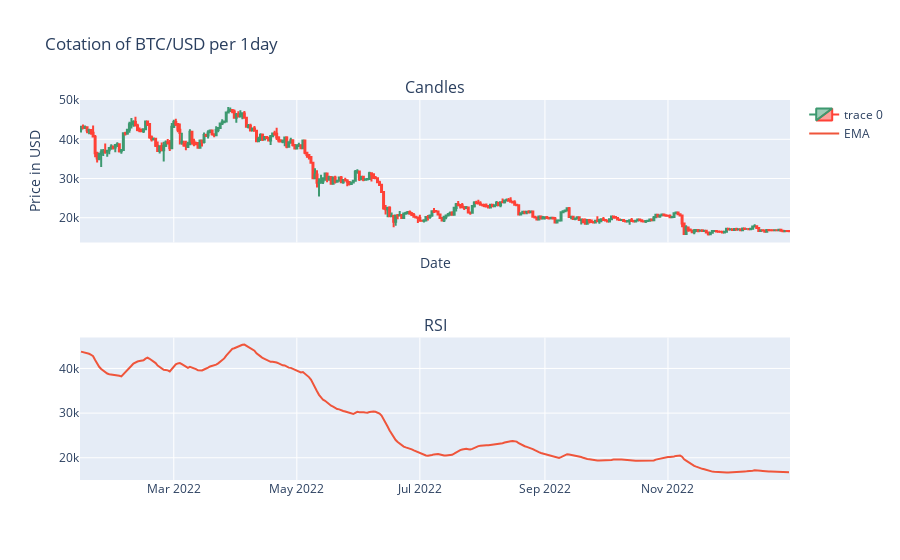

The notebook cell saved with this chart:
### Markdown cell above
### We can visualize the indicators 

#### EMA Indicator :

### Code cell
indicator = 'EMA'
visualize_with_indicator(final_data, symbol, interval, indicator)

### Figure 1 — Plotly figure (JSON) as saved in the notebook; plotly's stock layout.template omitted (floating-point values rounded to 4 significant figures; data arrays with more than 128 entries replaced by an {"elided": "..."} marker saying what was removed)
{"data": [{"close": {"elided": "352 float values"}, "high": {"elided": "352 float values"}, "low": {"elided": "352 float values"}, "open": {"elided": "352 float values"}, "type": "candlestick", "x": {"elided": "352 str values"}, "xaxis": "x", "yaxis": "y"}, {"mode": "lines", "name": "EMA", "type": "scatter", "x": {"elided": "352 str values"}, "xaxis": "x2", "y": {"elided": "352 float values"}, "yaxis": "y2"}], "layout": {"annotations": [{"font": {"size": 16}, "showarrow": false, "text": "Candles", "x": 0.5, "xanchor": "center", "xref": "paper", "y": 1, "yanchor": "bottom", "yref": "paper"}, {"font": {"size": 16}, "showarrow": false, "text": "RSI", "x": 0.5, "xanchor": "center", "xref": "paper", "y": 0.375, "yanchor": "bottom", "yref": "paper"}], "title": {"text": "Cotation of BTC/USD per 1day"}, "xaxis": {"anchor": "y", "domain": [0, 1], "matches": "x2", "rangeslider": {"visible": false}, "showticklabels": false, "title": {"text": "Date"}}, "xaxis2": {"anchor": "y2", "domain": [0, 1]}, "yaxis": {"anchor": "x", "domain": [0.625, 1], "title": {"text": "Price in USD"}}, "yaxis2": {"anchor": "x2", "domain": [0, 0.375]}}}
